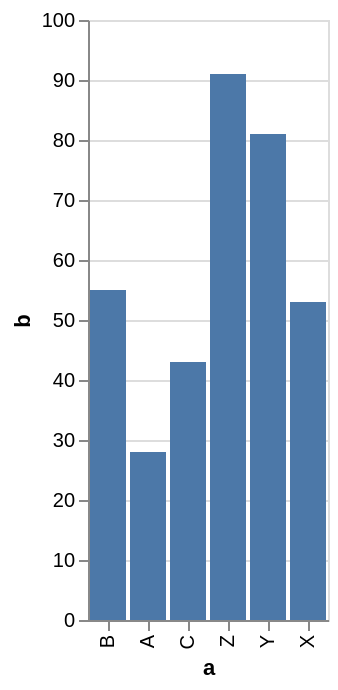

Here is the Vega-Lite specification saved for this chart:
### Vega-Lite specification from a JSON file in a GitHub repository (floating-point values rounded to 4 significant figures)
{"$schema": "https://vega.github.io/schema/vega-lite/v4.json", "data": {"values": [{"a": "A", "b": 28}, {"a": "B", "b": 55}, {"a": "C", "b": 43}, {"a": "Z", "b": 91}, {"a": "Y", "b": 81}, {"a": "X", "b": 53}]}, "mark": "bar", "encoding": {"x": {"field": "a", "type": "ordinal", "sort": ["B", "A", "C"]}, "y": {"field": "b", "type": "quantitative"}}, "autosize": {"type": "pad"}}
